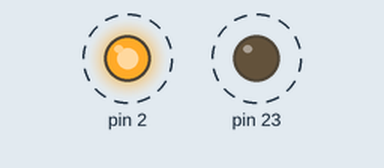
Bench run of a sketch on a simulated Arduino Mega 2560, built with avr-gcc and run on an emulated ATmega2560. Parts: output pins drawn as LEDs (lit = HIGH). Dashed ring = blinking.

Above: at 0.05 s.
Timing chart, 0 to 3.0 s (numbered marks = the images above):
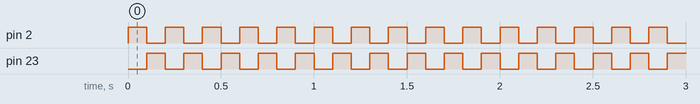

Measured:
- by itself, pin 2, pin 23: alternates HIGH for 0.10 s and LOW for 0.10 s

The sketch:

Blinking_LIghts.ino
```cpp
void setup()
{
  pinMode(2, OUTPUT);
  pinMode(23, OUTPUT);
}
void loop()
{
  digitalWrite(2, HIGH);
  digitalWrite(23, LOW);
  delay(100);
  digitalWrite(2, LOW);
  digitalWrite(23, HIGH);
  delay(100);
}
```
